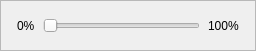
<?xml version="1.0" encoding="UTF-8"?>
<ui version="4.0">
 <class>VolumeWidget</class>
 <widget class="QWidget" name="VolumeWidget">
  <property name="geometry">
   <rect>
    <x>0</x>
    <y>0</y>
    <width>256</width>
    <height>51</height>
   </rect>
  </property>
  <property name="minimumSize">
   <size>
    <width>256</width>
    <height>0</height>
   </size>
  </property>
  <property name="windowTitle">
   <string>volume widget</string>
  </property>
  
  <layout class="QVBoxLayout" name="verticalLayout">
   <property name="spacing">
    <number>0</number>
   </property>
   <property name="leftMargin">
    <number>0</number>
   </property>
   <property name="topMargin">
    <number>0</number>
   </property>
   <property name="rightMargin">
    <number>0</number>
   </property>
   <property name="bottomMargin">
    <number>0</number>
   </property>
   <item>
    <widget class="QFrame" name="vwContent">
     <property name="frameShape">
      <enum>QFrame::StyledPanel</enum>
     </property>
     <property name="frameShadow">
      <enum>QFrame::Raised</enum>
     </property>
     <layout class="QHBoxLayout" name="horizontalLayout">
      <property name="spacing">
       <number>8</number>
      </property>
      <property name="leftMargin">
       <number>16</number>
      </property>
      <property name="topMargin">
       <number>16</number>
      </property>
      <property name="rightMargin">
       <number>16</number>
      </property>
      <property name="bottomMargin">
       <number>16</number>
      </property>
      <item>
       <widget class="QLabel" name="vwMin">
        <property name="text">
         <string>0%</string>
        </property>
       </widget>
      </item>
      <item>
       <widget class="QSlider" name="vwVolume">
        <property name="orientation">
         <enum>Qt::Horizontal</enum>
        </property>
       </widget>
      </item>
      <item>
       <widget class="QLabel" name="vwMax">
        <property name="text">
         <string>100%</string>
        </property>
       </widget>
      </item>
     </layout>
    </widget>
   </item>
  </layout>
 </widget>
 <resources/>
 <connections/>
</ui>
